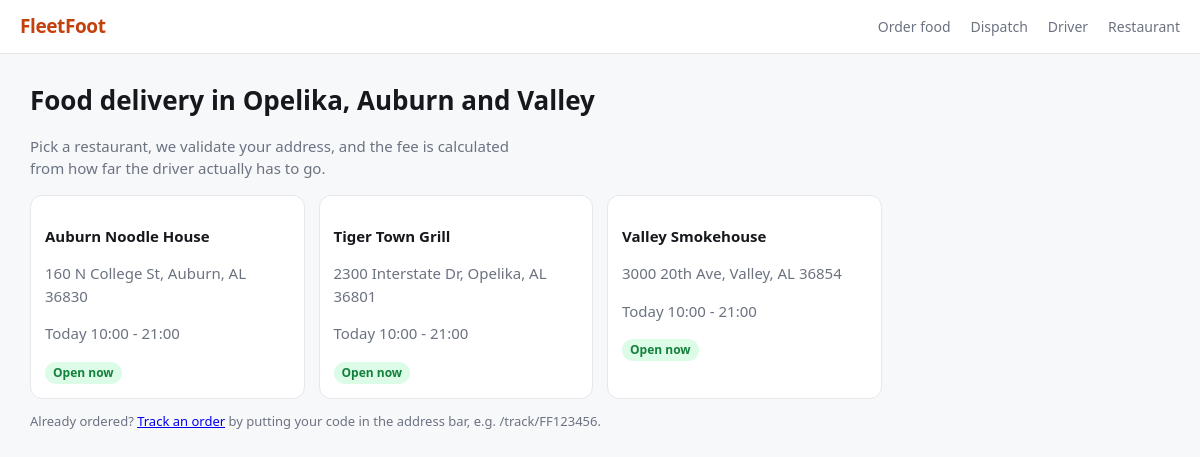
The page / on the database its author committed.
### tables this page shows
CREATE TABLE restaurants (
  id INTEGER PRIMARY KEY AUTOINCREMENT,
  name TEXT NOT NULL, slug TEXT UNIQUE NOT NULL, pin TEXT NOT NULL,
  address TEXT NOT NULL, phone TEXT, lat REAL, lng REAL,
  hours TEXT NOT NULL, closed_override INTEGER NOT NULL DEFAULT 0,
  prep_default INTEGER NOT NULL DEFAULT 15);

### app.py (the view)
@app.route("/")
def home():
    rs = db().execute("SELECT * FROM restaurants ORDER BY name").fetchall()
    cards = [{"r": r, "open": is_open(r), "hours": hours_label(r)} for r in rs]
    return render_template("index.html", cards=cards)

### app.py (called while the page is built)
def db():
    if "db" not in g:
        g.db = sqlite3.connect(DB_PATH)
        g.db.row_factory = sqlite3.Row
        g.db.execute("PRAGMA foreign_keys=ON")
    return g.db

def is_open(restaurant, when=None):
    if restaurant["closed_override"]:
        return False
    when = when or dt.datetime.now()
    hours = json.loads(restaurant["hours"])
    span = hours.get(str(when.weekday()))
    if not span or span[0] == "" or span[1] == "":
        return False
    o = dt.datetime.strptime(span[0], "%H:%M").time()
    c = dt.datetime.strptime(span[1], "%H:%M").time()
    t = when.time()
    return o <= t <= c if o <= c else (t >= o or t <= c)

def hours_label(restaurant):
    hours = json.loads(restaurant["hours"])
    span = hours.get(str(dt.datetime.now().weekday()))
    if not span or not span[0]:
        return "Closed today"
    return "Today " + span[0] + " - " + span[1]

### templates/index.html
{% extends "base.html" %}{% block body %}
<h1>Food delivery in Opelika, Auburn and Valley</h1>
<p class="lede">Pick a restaurant, we validate your address, and the fee is calculated from how far
the driver actually has to go.</p>
<div class="grid">
  {% for c in cards %}
  <a class="card {{ 'closed' if not c.open else '' }}" href="/r/{{ c.r['slug'] }}">
    <h3>{{ c.r['name'] }}</h3>
    <p class="muted">{{ c.r['address'] }}</p>
    <p class="muted">{{ c.hours }}</p>
    <span class="pill {{ 'green' if c.open else 'grey' }}">{{ 'Open now' if c.open else 'Closed' }}</span>
  </a>
  {% endfor %}
</div>
<p class="muted small">Already ordered? <a href="/track/FF000000">Track an order</a> by putting your
code in the address bar, e.g. /track/FF123456.</p>
{% endblock %}

### static/style.css (style rules this page uses)
:root { --ink:#16181d;--muted:#6b7280;--line:#e5e7eb;--bg:#f7f8fa;--brand:#c2410c;--brand2:#ea580c }
* { box-sizing:border-box }
body { margin:0;font:15px/1.5 system-ui,-apple-system,Segoe UI,Roboto,sans-serif;color:var(--ink);background:var(--bg) }
h1 { font-size:26px;margin:.2em 0 .4em }
h3 { font-size:15px;margin:1em 0 .4em }
.lede { color:var(--muted);max-width:60ch }
.grid { display:grid;grid-template-columns:repeat(auto-fill,minmax(250px,1fr));gap:14px }
.card,.panel,.order,.driver { background:#fff;border:1px solid var(--line);border-radius:12px;padding:14px }
.card { display:block;text-decoration:none;color:inherit }
.muted { color:var(--muted) }
.small { font-size:13px }
.pill { display:inline-block;padding:2px 8px;border-radius:999px;font-size:12px;font-weight:600 }
.pill.green { background:#dcfce7;color:#15803d }

### rows shown on the page
restaurants: r.name "Auburn Noodle House", r.address "160 N College St, Auburn, AL 36830"
restaurants: r.name "Tiger Town Grill", r.address "2300 Interstate Dr, Opelika, AL 36801"
restaurants: r.name "Valley Smokehouse", r.address "3000 20th Ave, Valley, AL 36854"

### other values the page prints
{{ c.hours }} "Today 10:00 - 21:00" "Today 10:00 - 21:00" "Today 10:00 - 21:00"
{{ 'Open now' if c.open else 'Closed' }} "Open now" "Open now" "Open now"
